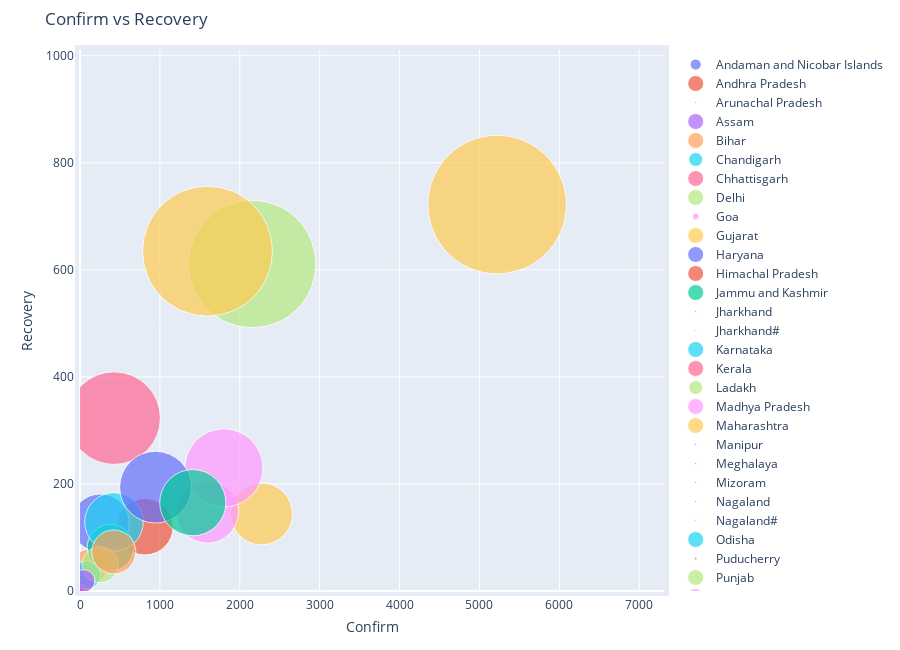

Notebook code cell kept with this figure:
### Markdown cell above
# Confirmed vs Recovery

### Code cell
from bubbly.bubbly import bubbleplot 
from plotly.offline import iplot
import chart_studio.plotly as py

figure = bubbleplot(dataset=state_cases, x_column='Confirmed', y_column='Cured', 
    bubble_column='State/UnionTerritory',size_column='Cured', color_column='State/UnionTerritory', 
    x_title="Confirm", y_title="Recovery", title='Confirm vs Recovery',
     scale_bubble=3, height=650)

iplot(figure, config={'scrollzoom': True})

### Figure 1 — Plotly figure (JSON) as saved in the notebook; plotly's stock layout.template omitted (floating-point values rounded to 4 significant figures)
{"data": [{"marker": {"size": [11], "sizemode": "area", "sizeref": 0.07521}, "mode": "markers", "name": "Andaman and Nicobar Islands", "text": ["Andaman and Nicobar Islands"], "type": "scatter", "x": [17], "y": [11]}, {"marker": {"size": [120], "sizemode": "area", "sizeref": 0.07521}, "mode": "markers", "name": "Andhra Pradesh", "text": ["Andhra Pradesh"], "type": "scatter", "x": [813], "y": [120]}, {"marker": {"size": [1], "sizemode": "area", "sizeref": 0.07521}, "mode": "markers", "name": "Arunachal Pradesh", "text": ["Arunachal Pradesh"], "type": "scatter", "x": [1], "y": [1]}, {"marker": {"size": [19], "sizemode": "area", "sizeref": 0.07521}, "mode": "markers", "name": "Assam", "text": ["Assam"], "type": "scatter", "x": [35], "y": [19]}, {"marker": {"size": [46], "sizemode": "area", "sizeref": 0.07521}, "mode": "markers", "name": "Bihar", "text": ["Bihar"], "type": "scatter", "x": [126], "y": [46]}, {"marker": {"size": [14], "sizemode": "area", "sizeref": 0.07521}, "mode": "markers", "name": "Chandigarh", "text": ["Chandigarh"], "type": "scatter", "x": [27], "y": [14]}, {"marker": {"size": [26], "sizemode": "area", "sizeref": 0.07521}, "mode": "markers", "name": "Chhattisgarh", "text": ["Chhattisgarh"], "type": "scatter", "x": [36], "y": [26]}, {"marker": {"size": [611], "sizemode": "area", "sizeref": 0.07521}, "mode": "markers", "name": "Delhi", "text": ["Delhi"], "type": "scatter", "x": [2156], "y": [611]}, {"marker": {"size": [7], "sizemode": "area", "sizeref": 0.07521}, "mode": "markers", "name": "Goa", "text": ["Goa"], "type": "scatter", "x": [7], "y": [7]}, {"marker": {"size": [144], "sizemode": "area", "sizeref": 0.07521}, "mode": "markers", "name": "Gujarat", "text": ["Gujarat"], "type": "scatter", "x": [2272], "y": [144]}, {"marker": {"size": [127], "sizemode": "area", "sizeref": 0.07521}, "mode": "markers", "name": "Haryana", "text": ["Haryana"], "type": "scatter", "x": [254], "y": [127]}, {"marker": {"size": [16], "sizemode": "area", "sizeref": 0.07521}, "mode": "markers", "name": "Himachal Pradesh", "text": ["Himachal Pradesh"], "type": "scatter", "x": [39], "y": [16]}, {"marker": {"size": [81], "sizemode": "area", "sizeref": 0.07521}, "mode": "markers", "name": "Jammu and Kashmir", "text": ["Jammu and Kashmir"], "type": "scatter", "x": [380], "y": [81]}, {"marker": {"size": [0], "sizemode": "area", "sizeref": 0.07521}, "mode": "markers", "name": "Jharkhand", "text": ["Jharkhand"], "type": "scatter", "x": [46], "y": [0]}, {"marker": {"size": [0], "sizemode": "area", "sizeref": 0.07521}, "mode": "markers", "name": "Jharkhand#", "text": ["Jharkhand#"], "type": "scatter", "x": [45], "y": [0]}, {"marker": {"size": [129], "sizemode": "area", "sizeref": 0.07521}, "mode": "markers", "name": "Karnataka", "text": ["Karnataka"], "type": "scatter", "x": [425], "y": [129]}, {"marker": {"size": [323], "sizemode": "area", "sizeref": 0.07521}, "mode": "markers", "name": "Kerala", "text": ["Kerala"], "type": "scatter", "x": [427], "y": [323]}, {"marker": {"size": [14], "sizemode": "area", "sizeref": 0.07521}, "mode": "markers", "name": "Ladakh", "text": ["Ladakh"], "type": "scatter", "x": [18], "y": [14]}, {"marker": {"size": [148], "sizemode": "area", "sizeref": 0.07521}, "mode": "markers", "name": "Madhya Pradesh", "text": ["Madhya Pradesh"], "type": "scatter", "x": [1592], "y": [148]}, {"marker": {"size": [722], "sizemode": "area", "sizeref": 0.07521}, "mode": "markers", "name": "Maharashtra", "text": ["Maharashtra"], "type": "scatter", "x": [5221], "y": [722]}, {"marker": {"size": [2], "sizemode": "area", "sizeref": 0.07521}, "mode": "markers", "name": "Manipur", "text": ["Manipur"], "type": "scatter", "x": [2], "y": [2]}, {"marker": {"size": [0], "sizemode": "area", "sizeref": 0.07521}, "mode": "markers", "name": "Meghalaya", "text": ["Meghalaya"], "type": "scatter", "x": [12], "y": [0]}, {"marker": {"size": [0], "sizemode": "area", "sizeref": 0.07521}, "mode": "markers", "name": "Mizoram", "text": ["Mizoram"], "type": "scatter", "x": [1], "y": [0]}, {"marker": {"size": [0], "sizemode": "area", "sizeref": 0.07521}, "mode": "markers", "name": "Nagaland", "text": ["Nagaland"], "type": "scatter", "x": [1], "y": [0]}, {"marker": {"size": [0], "sizemode": "area", "sizeref": 0.07521}, "mode": "markers", "name": "Nagaland#", "text": ["Nagaland#"], "type": "scatter", "x": [0], "y": [0]}, {"marker": {"size": [30], "sizemode": "area", "sizeref": 0.07521}, "mode": "markers", "name": "Odisha", "text": ["Odisha"], "type": "scatter", "x": [82], "y": [30]}, {"marker": {"size": [3], "sizemode": "area", "sizeref": 0.07521}, "mode": "markers", "name": "Puducherry", "text": ["Puducherry"], "type": "scatter", "x": [7], "y": [3]}, {"marker": {"size": [49], "sizemode": "area", "sizeref": 0.07521}, "mode": "markers", "name": "Punjab", "text": ["Punjab"], "type": "scatter", "x": [251], "y": [49]}, {"marker": {"size": [230], "sizemode": "area", "sizeref": 0.07521}, "mode": "markers", "name": "Rajasthan", "text": ["Rajasthan"], "type": "scatter", "x": [1801], "y": [230]}, {"marker": {"size": [635], "sizemode": "area", "sizeref": 0.07521}, "mode": "markers", "name": "Tamil Nadu", "text": ["Tamil Nadu"], "type": "scatter", "x": [1596], "y": [635]}, {"marker": {"size": [194], "sizemode": "area", "sizeref": 0.07521}, "mode": "markers", "name": "Telengana", "text": ["Telengana"], "type": "scatter", "x": [945], "y": [194]}, {"marker": {"size": [1], "sizemode": "area", "sizeref": 0.07521}, "mode": "markers", "name": "Tripura", "text": ["Tripura"], "type": "scatter", "x": [2], "y": [1]}, {"marker": {"size": [165], "sizemode": "area", "sizeref": 0.07521}, "mode": "markers", "name": "Uttar Pradesh", "text": ["Uttar Pradesh"], "type": "scatter", "x": [1412], "y": [165]}, {"marker": {"size": [19], "sizemode": "area", "sizeref": 0.07521}, "mode": "markers", "name": "Uttarakhand", "text": ["Uttarakhand"], "type": "scatter", "x": [46], "y": [19]}, {"marker": {"size": [73], "sizemode": "area", "sizeref": 0.07521}, "mode": "markers", "name": "West Bengal", "text": ["West Bengal"], "type": "scatter", "x": [423], "y": [73]}], "layout": {"height": 650, "hovermode": "closest", "margin": {"b": 50, "pad": 5, "t": 50}, "showlegend": true, "title": {"text": "Confirm vs Recovery"}, "xaxis": {"autorange": false, "range": [0, 7309.0], "title": {"text": "Confirm"}}, "yaxis": {"autorange": false, "range": [0, 1011.0], "title": {"text": "Recovery"}}}}
